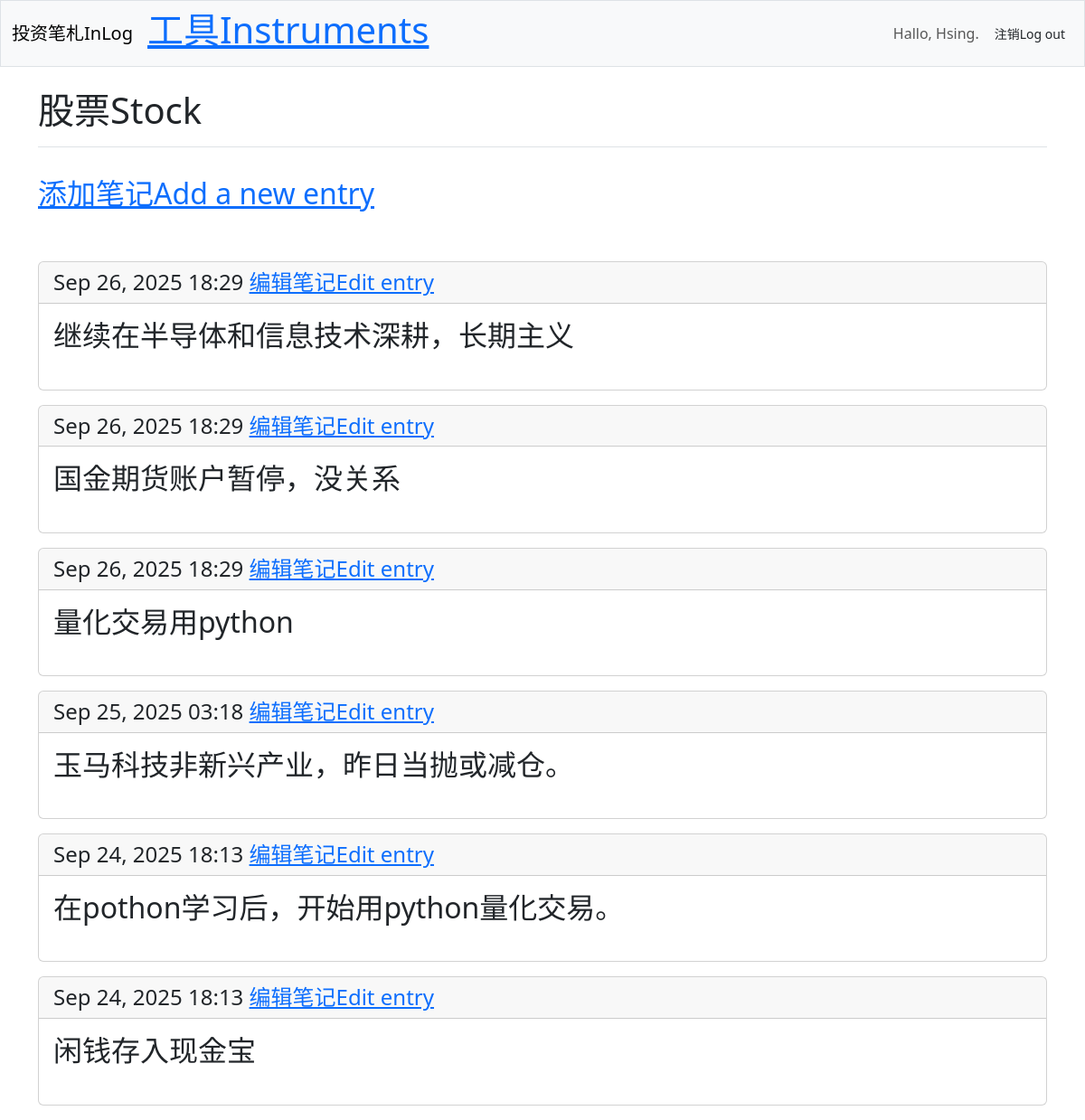
Screenshot of /instruments/1/ (signed in) with the database file from the repository.
### investing_logs/models.py (models this page shows, shortened)
class Instrument(models.Model):
    text = models.CharField(max_length=200)
    date_added = models.DateTimeField(auto_now_add=True)
    owner = models.ForeignKey(User, on_delete=models.CASCADE)

class Entry(models.Model):
    instrument = models.ForeignKey(Instrument, on_delete=models.CASCADE)
    text = models.TextField()
    date_added = models.DateTimeField(auto_now_add=True)
    class Meta:
        verbose_name_plural = 'entries'

### investing_logs/views.py (the view)
# urls.py: path('instruments/<int:instrument_id>/', views.instrument, name='instrument'),
@login_required
def instrument(request, instrument_id):
    instrument = Instrument.objects.get(id=instrument_id)
    if instrument.owner != request.user:
        raise Http404
    entries = instrument.entry_set.order_by('-date_added')
    context = {'instrument': instrument, 'entries': entries}
    return render(request, 'investing_logs/instrument.html',context)

### investing_logs/templates/investing_logs/instrument.html (shortened to what this page needs)
<!DOCTYPE html>
<html lang="en">
<head>
</head>
<body>
  {% extends 'investing_logs/base.html' %}
  {% block page_header %}
    <h1>{{ instrument.text }}</h1>
  {% endblock page_header %}
  {% block content %}
    <br>
    <H2><a href="{% url 'investing_logs:new_entry' instrument.id %}">添加笔记Add a new entry</a></H2>
    <br>
    <br>
    {% for entry in entries %}
      <div class="card mb-3">
        <h4 class="card-header">
          {{ entry.date_added|date:'M d, Y H:i' }}
           <a href="{% url 'investing_logs:edit_entry' entry.id %}">编辑笔记Edit entry</a>
        </h4>
        <h2><div class="card-body">{{ entry.text|linebreaks }}</div></h2>
      </div>
    {% empty %}
      <p>There are no entries for this topic yet.</p>
    {% endfor %}
  {% endblock content %}

### investing_logs/templates/investing_logs/base.html (shortened to what this page needs)
<!doctype html>
<html lang="zh-CN">
<head>
  {% load django_bootstrap5 %}
  {% bootstrap_css %}
</head>
<body>
  <nav class="navbar navbar-expand-md navbar-light bg-light mb-4 border">
    <div class="container-fluid">
      <a class="navbar-brand" href="{% url 'investing_logs:index' %}">投资笔札InLog</a>
      <div class="collapse navbar-collapse" id="navbarCollapse">
        <ul class="navbar-nav me-auto mb-2 mb-md-0">
          <li class="nav-item">
            <H1><a href="{% url 'investing_logs:instruments' %}">工具Instruments</a></H1> </li>
        </ul>
        <ul class="navbar-nav ms-auto mb-2 mb-md-0">
          {% if user.is_authenticated %}
          <li class="nav-item">
            <span class="navbar-text me-2">Hallo, {{user.username }}.
            </span>
          </li>
          {% endif %}
        </ul>
        {% if user.is_authenticated %}
          <form action="{% url 'accounts:logout' %}" method='post'>
            <button name='submit' class='btn btn-outlinesecondary btn-sm'>
注销Log out</button>
          </form>
        {% endif %}
      </div>
    </div>
  </nav>
  <main class="container">
    <div class="pb-2 mb-2 border-bottom">
{% block page_header %}{% endblock page_header %}
    </div>
    <div>
      {% block content %}{% endblock content %}
    </div>
  </main>
</body>
</html>

### rows the page displays
Instrument: text "股票Stock"
Entry: date_added "Sep 26, 2025 18:29", text "继续在半导体和信息技术深耕，长期主义"
Entry: date_added "Sep 26, 2025 18:29", text "国金期货账户暂停，没关系"
Entry: date_added "Sep 26, 2025 18:29", text "量化交易用python"
Entry: date_added "Sep 25, 2025 03:18", text "玉马科技非新兴产业，昨日当抛或减仓。"
Entry: date_added "Sep 24, 2025 18:13", text "在pothon学习后，开始用python量化交易。"
Entry: date_added "Sep 24, 2025 18:13", text "闲钱存入现金宝"

### other values shown
{{ user.username }} "Hsing"
